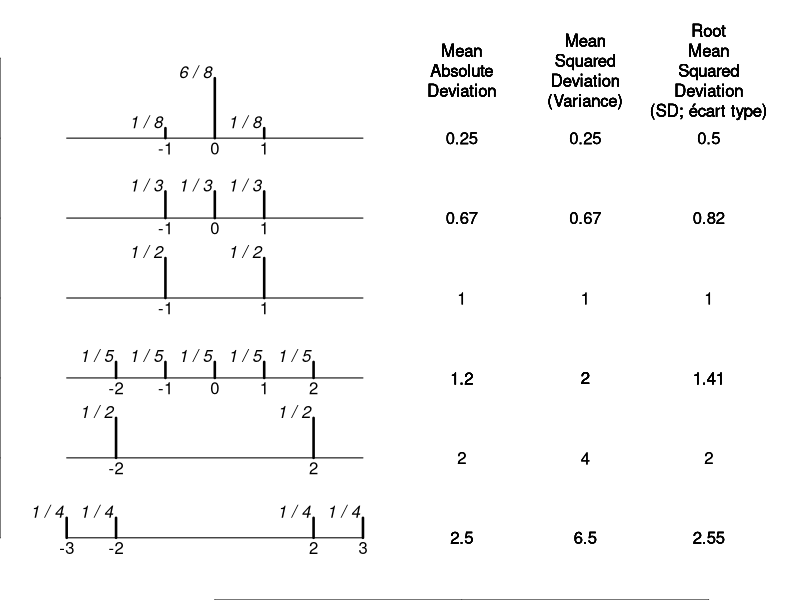
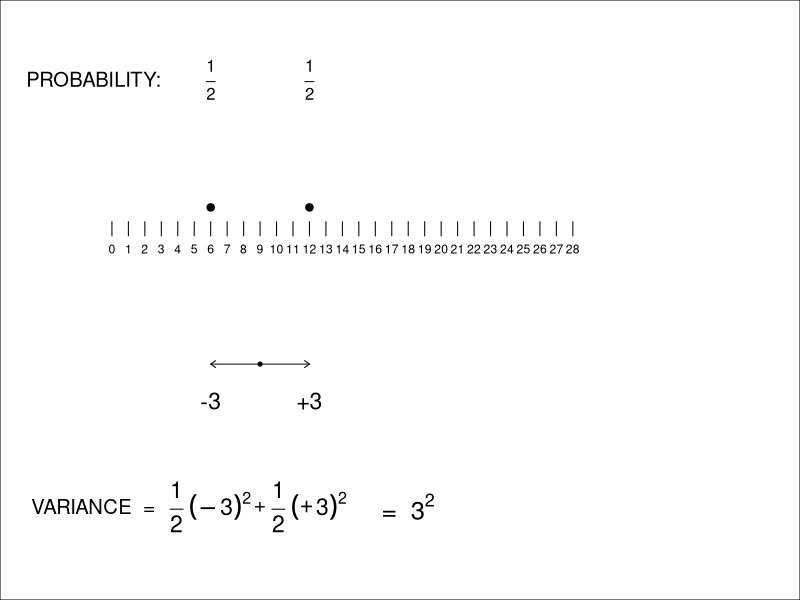
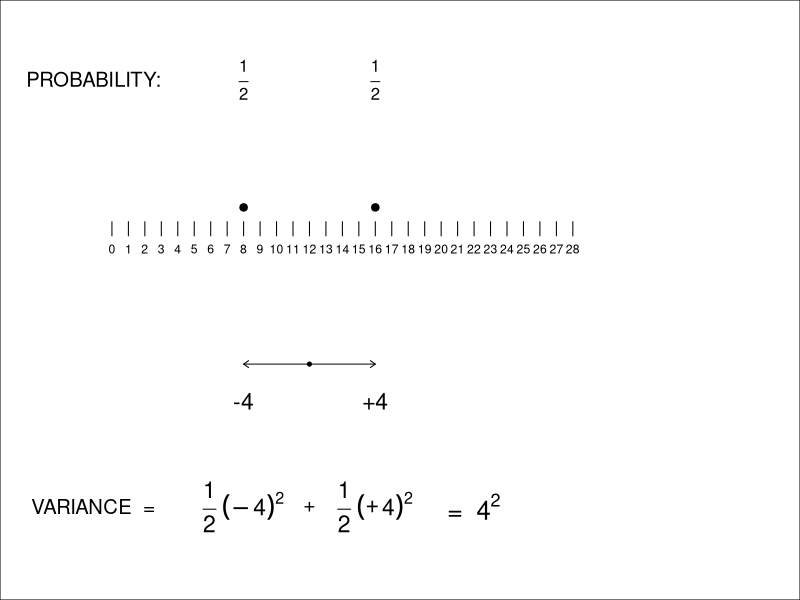
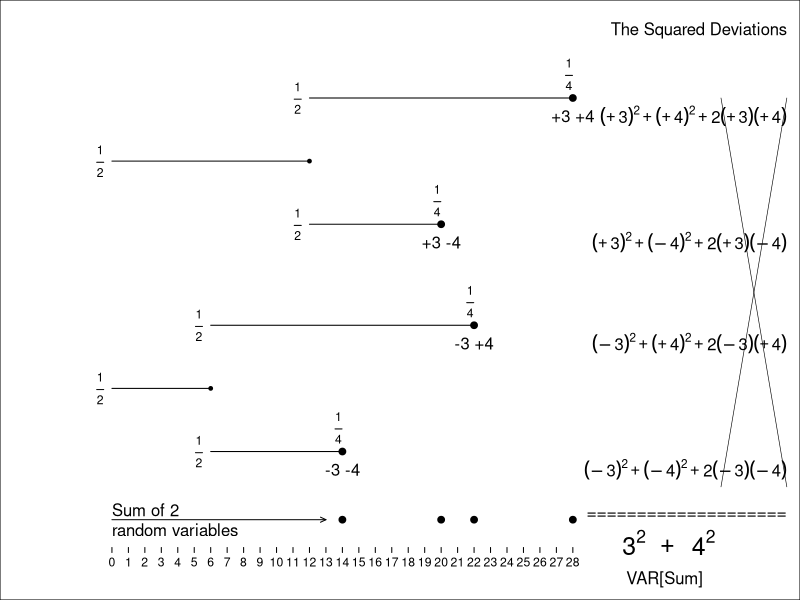

These figures' R source, in order:
## ---- chunk 1

fr = c(15273, 11193, 8226, 5761, 3300, 1397, 404, 97)

proportion.of.households =round(fr/sum(fr),3)
n.children = 1:8
cbind(n.children,proportion.of.households)

## ---- chunk 2

f=c(4780, 935, 1142, 1331, 1425, 1529, 1522, 1453, 1416, 1214, 1085, 667, 511, 275, 156, 85, 36, 20, 11, 6, 1)
proportion.of.women =f/sum(f)
proportion.of.women = round(proportion.of.women,6)
n.children = 0:20
cbind(n.children,proportion.of.women)

## ---- chunk 3



fr = c(15273, 11193, 8226, 5761, 3300, 1397, 404, 97)
proportion.of.households =round(fr/sum(fr),3)
n.children = 1:8
product = n.children * proportion.of.households
cbind(n.children,proportion.of.households, product)
cat(paste(". Sum(products) = Expected Value = Mean = ",round(sum(product),1)))

## ---- chunk 4

Y.values = list(y1 = (-1):1,
                y2 = (-1):1,
                y3 = c(-1,1),
                y4 = (-2):2,
                y5 = c(-2,2),
                y6 = c(-3,-2, 2,3))

Probs = list(p1 = c(1,6,1),
             p2 = rep(1,3),
             p3 = rep(1,2),
             p4 = rep(1,5),
             p5 = rep(1,2),
             p6 = rep(1,4) )

par(mfrow=c(1,1),mar = rep(0,4))

plot(1, ylim=c(0.5,7.45),xlim=c(-3.75,11.25),
     col="white", frame=FALSE)

measure = c("Mean\nAbsolute\nDeviation",
            "Mean\nSquared\nDeviation\n(Variance)",
            "Root\nMean\nSquared\nDeviation\n(SD; \u{E9}cart type)")
for(i.r in 1:6) {
  segments(-3,i.r, 3,i.r)
  v = Y.values[[i.r]]
  h = Probs[[i.r]]
  h.sum = sum(h)
  pr = h/h.sum 
  for (i in 1:length(v)){
     text(v[i], 7-i.r, toString(v[i]), adj=c(0.5,1.25))
     segments(v[i],7-i.r,v[i], 7-i.r + pr[i], lwd=2.5  )
     text(v[i], 7-i.r + h[i]/h.sum, 
         paste(toString(h[i]),"/", toString(h.sum) ),
         adj = c(1.1,0),font=3)
     for(j in 1:3){
       if(j==1) spread = sum(abs(v)*pr) 
       if(j==2) spread = sum((v^2)*pr)
       if(j==3) spread = sqrt( sum((v^2)*pr)  )
       text(2.5 + 2.5*j,7-i.r, toString(round(spread,2)))
       if(i==1) text(2.5+2.5*j, 6.85, measure[j], cex=1 )
     }
  }

}

## ---- chunk 5

fr = c(15273, 11193, 8226, 5761, 3300, 1397, 404, 97)
proportion.of.households =round(fr/sum(fr),3)
n.children = 1:8

Mean = sum(product)
devn. = n.children - Mean
devn.squared = devn.^2
product = devn.squared * proportion.of.households
cbind(n.children, devn.,devn.squared,proportion.of.households, product)
cat(paste("....... Sum(products) = Mean of Squared Deviations = Variance =",round(sum(product),2)))

cat(paste(". Sq. Root of Mean of Squared Deviations = Standard Deviation =",round(sqrt(sum(product)),1)))

## ---- chunk 6

f=c(4780, 935, 1142, 1331, 1425, 1529, 1522, 1453, 1416, 1214, 1085, 667, 511, 275, 156, 85, 36, 20, 11, 6, 1)
proportion.of.women =f/sum(f)
proportion.of.women = round(proportion.of.women,6)
n.children = 0:20
Mean = sum( n.children * proportion.of.women )
squared.children = n.children^2
product = squared.children * proportion.of.women
cbind(n.children,squared.children,
      proportion.of.women,product)[ 1:3,]
cbind(n.children,squared.children,
      proportion.of.women,product)[ 19:21,]

cat(paste("Sum(product) = Mean Squared Value = ", round(sum(product),2), "; Mean Value = ",round(Mean,2)))

cat(paste("Variance = ",
          round(sum(product),2),
          " minus the square of" ,
          round(Mean,2),
          " = ",
          round(sum(product)-Mean^2,2)))

cat(paste("Thus, Standard Deviation = sqrt(",
          round(sum(product)-Mean^2,2),
          ") = ",
          round(sqrt( sum(product)-Mean^2 ),2)
          ))

## ---- chunk 7

plot.rv = function(v,COL){
   CEX=1.1
   par(mfrow=c(1,1),mar = rep(0,4))
   plot(-10,-10,xlim=c(-5,40),ylim=c(0.375,0.57),
     xaxt="n",yaxt="n",frame=TRUE)
   #segments(0, 0.5,28,0.5,col=COL)
   arrows(mean(v),0.45,v,0.45,length=0.06,angle=35,col=COL)
   points(v,rep(0.505,2),pch=19,col=COL)
   points(mean(v),0.45,pch=19,cex=CEX/2,col=COL)
   text(3,0.55, "PROBABILITY:",cex=1.1*CEX,adj=c(1,0.5),col=COL)
   for(i in v){
      text(i,0.55,bquote(frac(1, 2)),adj=c(0.5,0.5),col=COL)
      txt = toString( i-mean(v))
      if(i> mean(v)) txt = paste("+",toString( i-mean(v)),sep="") 
      text(i,0.44,txt,adj=c(0.5,1),cex=1.25*CEX,col=COL)
      txt = bquote(frac(1, 2) ~ (-3)^2)
      if(v[1]==8) txt = bquote(frac(1, 2) ~ (-4)^2)
      if(i==v[2]) txt = bquote(frac(1, 2) ~ (+3)^2)
      if(i==v[2] & v[1]==8) txt = bquote(frac(1, 2) ~ (+4)^2)
      text(i,0.40, txt,cex=1.25*CEX,col=COL)
   }
   text( 3,0.40, "VARIANCE  = ",cex=1.1*CEX,adj=c(1,0.5),col=COL)
   text( mean(v),0.40, "+",cex=1.1*CEX,col=COL)
   txt = bquote("= " ~ 3^2)
   if(v[1]==8) txt = bquote("= " ~ 4^2)
   text(v[2]+6,0.40, txt,cex=1.4*CEX,col=COL)

   for(i in seq(0,28,1)){
        segments(i,0.495,i,0.50,col=COL)
        text(i,0.492,toString(i),cex=CEX/1.5,adj=c(0.5,1),col=COL)
   }
   
} 

## ---- chunk 8

v = c(6,12)

plot.rv(c(6,12),1)
plot.rv(c(8,16),1)


## ---- chunk 9

v=matrix(c(6,12,8,16),2,2)

plot.sum2rvs = function(v){
   CEX=1.1
   par(mfrow=c(1,1),mar = rep(0,4))
   plot(-10,-10,xlim=c(-5,40),ylim=c(-0.10,1),
     xaxt="n",yaxt="n",frame=TRUE)
   
   DY = c(0.45, 0.25)
   
   y0 = -0.05
 
   for(i in seq(0,28,1)){
        segments(i,y0,i,y0+0.01)
        text(i,y0-0.01,toString(i),cex=CEX/1.5,adj=c(0.5,1))
   }
   
   for (rv1.v in 1:2){
   	   MEAN = mean(v[,1])
   	   y = 0.5 + DY[1] * (rv1.v - 1.5)
   	   txt = bquote(frac(1, 2))
         text(-0.5,y, txt,cex=CEX/1.5, adj=c(1,0.5))
   	   segments(0, y , v[rv1.v,1], y)
   	   points(v[rv1.v,1], y,  pch=19,cex=0.5 )
   	   txt1 = toString(v[rv1.v,1] - MEAN)
   	   if(rv1.v==2) txt1 = paste("+",txt1,sep="")
   	   #text(v[rv1.v,1], y, txt,adj=c(0.5,1.35))
   	   Mean = mean(v[,2])
   	   for (rv2.v in 1:2){
   	      yy = y + DY[2] * (rv2.v - 1.5)
   	      txt = bquote(frac(1, 2))
            text(v[rv1.v,1]-0.5,yy, txt,cex=CEX/1.5, adj=c(1,0.5))
   	      segments(v[rv1.v,1],               yy , 
   	               v[rv1.v,1]  + v[rv2.v,2], yy )
   	      points(v[rv1.v,1]  + v[rv2.v,2], yy, 
   	             pch=19,cex=0.9 )
   	      points(v[rv1.v,1]  + v[rv2.v,2], y0+0.065, 
   	             pch=19,cex=0.9 )
   	      txt2 = toString(v[rv2.v,2] - Mean)
   	   if(rv2.v==2) txt2 = paste("+",txt2,sep="")
   	      
   	   text(v[rv1.v,1]  +v[rv2.v,2], yy-0.035, 
   	        paste(txt1,txt2,sep=" "),
   	        adj=c(0.5,0.5))
   	   
   	   txt = bquote(frac(1, 4))
         text(v[rv1.v,1]  + v[rv2.v,2],yy, 
              txt,cex=CEX/1.5, adj=c(1.05,-0.25))
         
       if(rv1.v==1 & rv2.v ==1) Txt = 
            bquote((-3)^2 + (-4)^2 + 2(-3)(-4) )
       if(rv1.v==1 & rv2.v ==2) Txt = 
            bquote((-3)^2 + (+4)^2 + 2(-3)(+4) )
       if(rv1.v==2 & rv2.v ==1) Txt = 
            bquote((+3)^2 + (-4)^2 + 2(+3)(-4) )
       if(rv1.v==2 & rv2.v ==2) Txt = 
            bquote((+3)^2 + (+4)^2 + 2(+3)(+4) )       
       text(41, yy-0.035, Txt,adj=c(1,0.5))

       }
   }
   text(41,1,"The Squared Deviations",adj=c(1,1))
   arrows(0, y0+0.065, 13, y0+0.065,length=0.06,angle=25 )
   text(0, y0+0.065, "Sum of 2\nrandom variables",adj=c(0,0.5) )
   
   text(41, y0+0.08, "====================" ,adj=c(1,0.5))
   
   text(31, y0+0.02, 
        bquote(3^2 ~  ~ + ~  ~ 4^2), adj=c(0,0.5),cex=1.5)
   text(31.25, y0-0.05,"VAR[Sum]", adj=c(0,0.5))
   
   segments(41, 0.08, 37, 0.85,lwd=0.6 )
   segments(37, 0.08, 41, 0.85,lwd=0.6)
}

plot.sum2rvs(v)

## ---- chunk 10

fr = c(15273, 11193, 8226, 5761, 3300, 1397, 404, 97)

proportion.of.households =round(fr/sum(fr),3)
n.children = 1:8

# noquote(format(outer(n.children,n.children,"+"),w=8))

#outer(proportion.of.households,proportion.of.households)

## ---- chunk 11

fr = c(15273, 11193, 8226, 5761, 3300, 1397, 404, 97)

proportion.of.households =round(fr/sum(fr),3)
n.children = 1:8

# noquote(format(outer(n.children,n.children,"+"),w=8))

#outer(proportion.of.households,proportion.of.households)

## ---- chunk 12

possible.earnings = c( seq(-19900,-19500,100), 500 ) 
probability = c(183,186,189,191,193,99058)/100000 

cbind(possible.earnings,probability)
      
